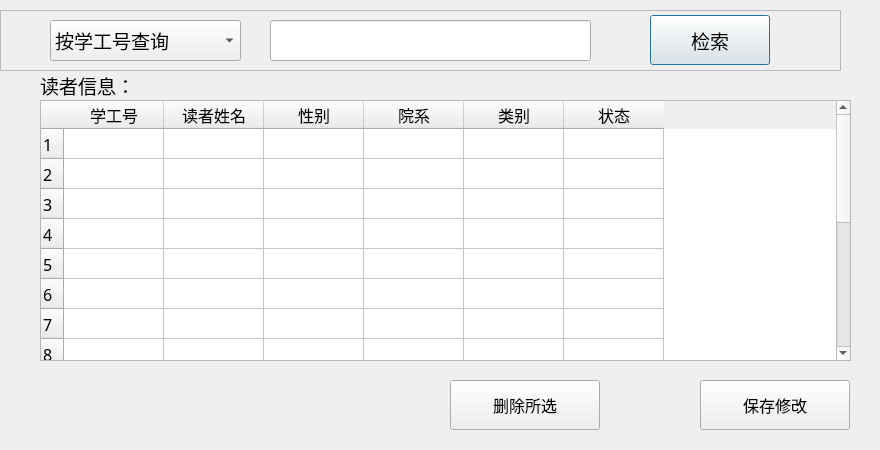
<?xml version="1.0" encoding="UTF-8"?>
<ui version="4.0">
 <class>managereaders</class>
 <widget class="QDialog" name="managereaders">
  <property name="geometry">
   <rect>
    <x>0</x>
    <y>0</y>
    <width>880</width>
    <height>450</height>
   </rect>
  </property>
  <property name="windowTitle">
   <string>Dialog</string>
  </property>
  <widget class="QLabel" name="label">
   <property name="geometry">
    <rect>
     <x>40</x>
     <y>70</y>
     <width>111</width>
     <height>31</height>
    </rect>
   </property>
   <property name="font">
    <font>
     <family>迷你简稚艺</family>
     <pointsize>14</pointsize>
    </font>
   </property>
   <property name="text">
    <string>读者信息：</string>
   </property>
  </widget>
  <widget class="QPushButton" name="pushButton_4">
   <property name="geometry">
    <rect>
     <x>700</x>
     <y>380</y>
     <width>150</width>
     <height>50</height>
    </rect>
   </property>
   <property name="font">
    <font>
     <family>迷你简稚艺</family>
     <pointsize>12</pointsize>
    </font>
   </property>
   <property name="text">
    <string>保存修改</string>
   </property>
   <property name="iconSize">
    <size>
     <width>40</width>
     <height>40</height>
    </size>
   </property>
   <property name="autoDefault">
    <bool>false</bool>
   </property>
  </widget>
  <widget class="QFrame" name="frame">
   <property name="geometry">
    <rect>
     <x>0</x>
     <y>10</y>
     <width>841</width>
     <height>61</height>
    </rect>
   </property>
   <property name="font">
    <font>
     <family>迷你简稚艺</family>
     <pointsize>12</pointsize>
    </font>
   </property>
   <property name="frameShape">
    <enum>QFrame::StyledPanel</enum>
   </property>
   <property name="frameShadow">
    <enum>QFrame::Raised</enum>
   </property>
   <widget class="QLineEdit" name="lineEdit">
    <property name="geometry">
     <rect>
      <x>270</x>
      <y>10</y>
      <width>321</width>
      <height>41</height>
     </rect>
    </property>
    <property name="font">
     <font>
      <family>黑体</family>
      <pointsize>12</pointsize>
     </font>
    </property>
   </widget>
   <widget class="QPushButton" name="pushButton_2">
    <property name="geometry">
     <rect>
      <x>650</x>
      <y>5</y>
      <width>120</width>
      <height>50</height>
     </rect>
    </property>
    <property name="font">
     <font>
      <family>迷你简稚艺</family>
      <pointsize>14</pointsize>
     </font>
    </property>
    <property name="text">
     <string>检索</string>
    </property>
   </widget>
   <widget class="QComboBox" name="comboBox">
    <property name="geometry">
     <rect>
      <x>50</x>
      <y>10</y>
      <width>191</width>
      <height>41</height>
     </rect>
    </property>
    <property name="font">
     <font>
      <family>黑体</family>
      <pointsize>14</pointsize>
     </font>
    </property>
    <item>
     <property name="text">
      <string>按学工号查询</string>
     </property>
    </item>
    <item>
     <property name="text">
      <string>按姓名查询</string>
     </property>
    </item>
   </widget>
  </widget>
  <widget class="QPushButton" name="pushButton_5">
   <property name="geometry">
    <rect>
     <x>450</x>
     <y>380</y>
     <width>150</width>
     <height>50</height>
    </rect>
   </property>
   <property name="font">
    <font>
     <family>迷你简稚艺</family>
     <pointsize>12</pointsize>
    </font>
   </property>
   <property name="text">
    <string>删除所选</string>
   </property>
   <property name="iconSize">
    <size>
     <width>40</width>
     <height>40</height>
    </size>
   </property>
  </widget>
  <widget class="QTableWidget" name="tableWidget">
   <property name="geometry">
    <rect>
     <x>40</x>
     <y>100</y>
     <width>811</width>
     <height>261</height>
    </rect>
   </property>
   <property name="font">
    <font>
     <family>黑体</family>
     <pointsize>12</pointsize>
    </font>
   </property>
   <property name="rowCount">
    <number>15</number>
   </property>
   <row/>
   <row/>
   <row/>
   <row/>
   <row/>
   <row/>
   <row/>
   <row/>
   <row/>
   <row/>
   <row/>
   <row/>
   <row/>
   <row/>
   <row/>
   <column>
    <property name="text">
     <string>学工号</string>
    </property>
    <property name="font">
     <font>
      <family>迷你简稚艺</family>
      <pointsize>12</pointsize>
     </font>
    </property>
   </column>
   <column>
    <property name="text">
     <string>读者姓名</string>
    </property>
    <property name="font">
     <font>
      <family>迷你简稚艺</family>
      <pointsize>12</pointsize>
     </font>
    </property>
   </column>
   <column>
    <property name="text">
     <string>性别</string>
    </property>
    <property name="font">
     <font>
      <family>迷你简稚艺</family>
      <pointsize>12</pointsize>
     </font>
    </property>
   </column>
   <column>
    <property name="text">
     <string>院系</string>
    </property>
    <property name="font">
     <font>
      <family>迷你简稚艺</family>
      <pointsize>12</pointsize>
     </font>
    </property>
   </column>
   <column>
    <property name="text">
     <string>类别</string>
    </property>
    <property name="font">
     <font>
      <family>迷你简稚艺</family>
      <pointsize>12</pointsize>
     </font>
    </property>
   </column>
   <column>
    <property name="text">
     <string>状态</string>
    </property>
    <property name="font">
     <font>
      <family>迷你简稚艺</family>
      <pointsize>12</pointsize>
     </font>
    </property>
   </column>
  </widget>
 </widget>
 <resources/>
 <connections/>
</ui>
